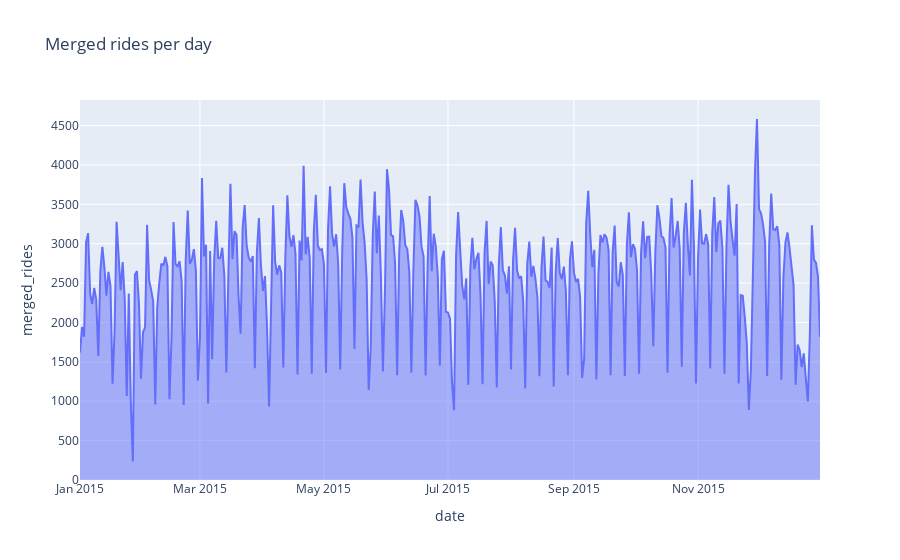

Notebook code for this chart:
### Code cell
import plotly.express as px

#df = px.data.stocks(indexed=True)-1
fig = px.area(df, x='date', y="merged_rides", title="Merged rides per day")
fig.show()

### Figure 1 — Plotly figure (JSON) as saved in the notebook; plotly's stock layout.template omitted (floating-point values rounded to 4 significant figures; data arrays with more than 128 entries replaced by an {"elided": "..."} marker saying what was removed)
{"data": [{"hovertemplate": "date=%{x}<br>merged_rides=%{y}<extra></extra>", "legendgroup": "", "line": {"color": "#636efa"}, "mode": "lines", "name": "", "orientation": "v", "showlegend": false, "stackgroup": "1", "type": "scatter", "x": {"elided": "365 str values"}, "xaxis": "x", "y": {"elided": "365 int values"}, "yaxis": "y"}], "layout": {"autosize": true, "legend": {"tracegroupgap": 0}, "title": {"text": "Merged rides per day"}, "xaxis": {"anchor": "y", "autorange": true, "domain": [0, 1], "range": ["2015-01-01", "2015-12-31"], "title": {"text": "date"}, "type": "date"}, "yaxis": {"anchor": "x", "autorange": true, "domain": [0, 1], "range": [0, 4824.0], "title": {"text": "merged_rides"}, "type": "linear"}}}
